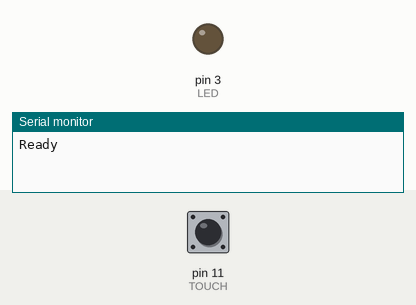
Simulated run of this sketch. Board: Arduino Uno, built with avr-gcc and run on an emulated ATmega328P. Parts: output pins drawn as LEDs (lit = HIGH), the last lines printed to the serial monitor. Inputs (shaded band) come from the test bench; at power-on: pin 11 (TOUCH) LOW.

Above: at 1.2 s.
1.3 s: pin 11 (TOUCH) pulled HIGH for 0.15 s
At 2.2 s:
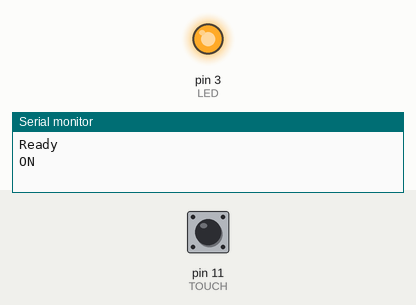
2.9 s: pin 11 (TOUCH) pulled HIGH for 1 s
At 3.4 s:
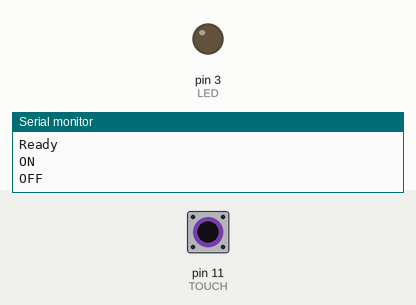
5.4 s: pin 11 (TOUCH) pulled HIGH for 3.2 s
At 6.5 s:
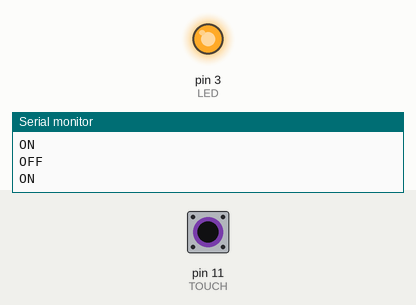
Timing chart, 0 to 8.4 s (numbered marks = the images above; inputs shaded):
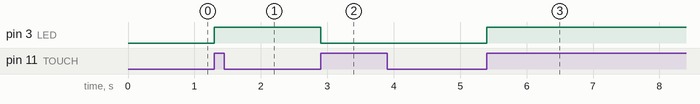

The sketch:

touch_sensor_1.ino
```cpp
#define TOUCH 11
#define BAUDRATE 115200
#define LED 3

uint8_t prevTouch=0;
uint8_t currTouch=0;
uint8_t chk = 1;

void  setup() {
//  put your  setup code  here, to  run once:
  pinMode(TOUCH,INPUT);
  pinMode(LED,OUTPUT);
  Serial.begin(BAUDRATE);
  Serial.println("Ready");

}
void  loop()  {
//  put your  main  code  here, to  run repeatedly:
  currTouch=digitalRead(TOUCH);

  if((prevTouch==LOW)&&(currTouch==HIGH)) {

   if (chk == 1) {
    digitalWrite(LED,HIGH);
    Serial.println("ON");
    chk = 0;
   }

   else {
    digitalWrite(LED,LOW);
    Serial.println("OFF");
    chk = 1;
   }
  }

  prevTouch=currTouch;
}
```

Measured:
- after the input at 1.3 s, pin 3 (LED): LOW → HIGH at once
- after the input at 2.9 s, pin 3 (LED): HIGH → LOW at once
- after the input at 5.4 s, pin 3 (LED): LOW → HIGH at once
